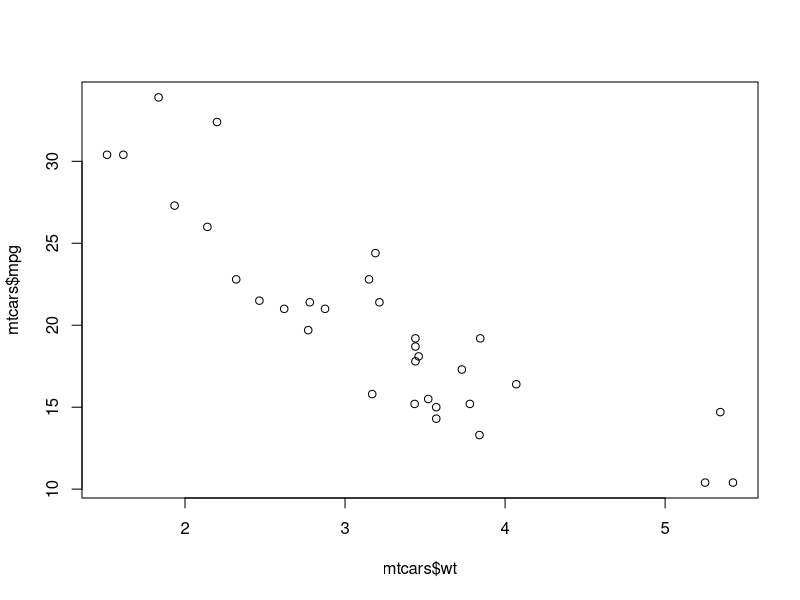
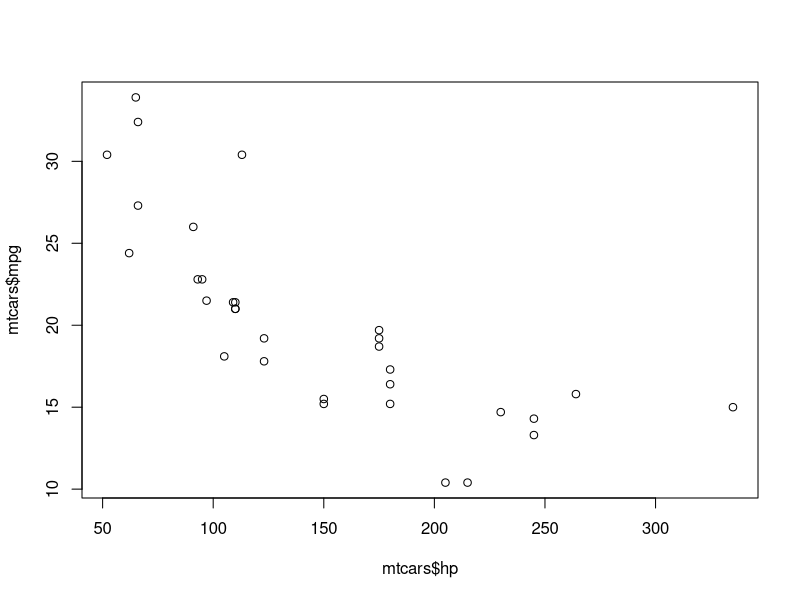

Source code (R) for these figures, in order:
## ---- chunk 1
plot(mtcars$wt, mtcars$mpg)
## ---- chunk 2
plot(mtcars$hp, mtcars$mpg)
